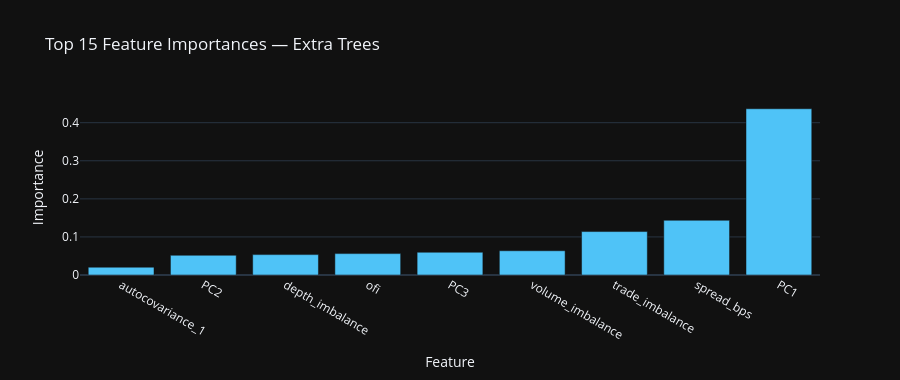

The code cell stored with this chart in its notebook:
### Code cell
# ── Feature Importance ────────────────────────────────────────────────────────
n_eng = len(eng_cols)
n_pca = X_pca.shape[1]
feat_names = [f'PC{i+1}' for i in range(n_pca)] + eng_cols
importances = et.feature_importances_
top_n = 15
idx = np.argsort(importances)[::-1][:top_n]

fig = go.Figure(go.Bar(
    x=[feat_names[i] for i in idx[::-1]],
    y=importances[idx[::-1]],
    orientation='v', marker_color=COLORS['primary'],
))
fig.update_layout(title=f'Top {top_n} Feature Importances — Extra Trees',
                  template=TMPL, height=380,
                  xaxis_title='Feature', yaxis_title='Importance')
fig.show()

### Figure 1 — Plotly figure (JSON) as saved in the notebook; plotly's stock layout.template omitted (floating-point values rounded to 4 significant figures)
{"data": [{"marker": {"color": "#4FC3F7"}, "orientation": "v", "type": "bar", "x": ["autocovariance_1", "PC2", "depth_imbalance", "ofi", "PC3", "volume_imbalance", "trade_imbalance", "spread_bps", "PC1"], "y": [0.02051, 0.05183, 0.05357, 0.05619, 0.05977, 0.0637, 0.1141, 0.1437, 0.4367]}], "layout": {"height": 380, "title": {"text": "Top 15 Feature Importances — Extra Trees"}, "xaxis": {"title": {"text": "Feature"}}, "yaxis": {"title": {"text": "Importance"}}}}
